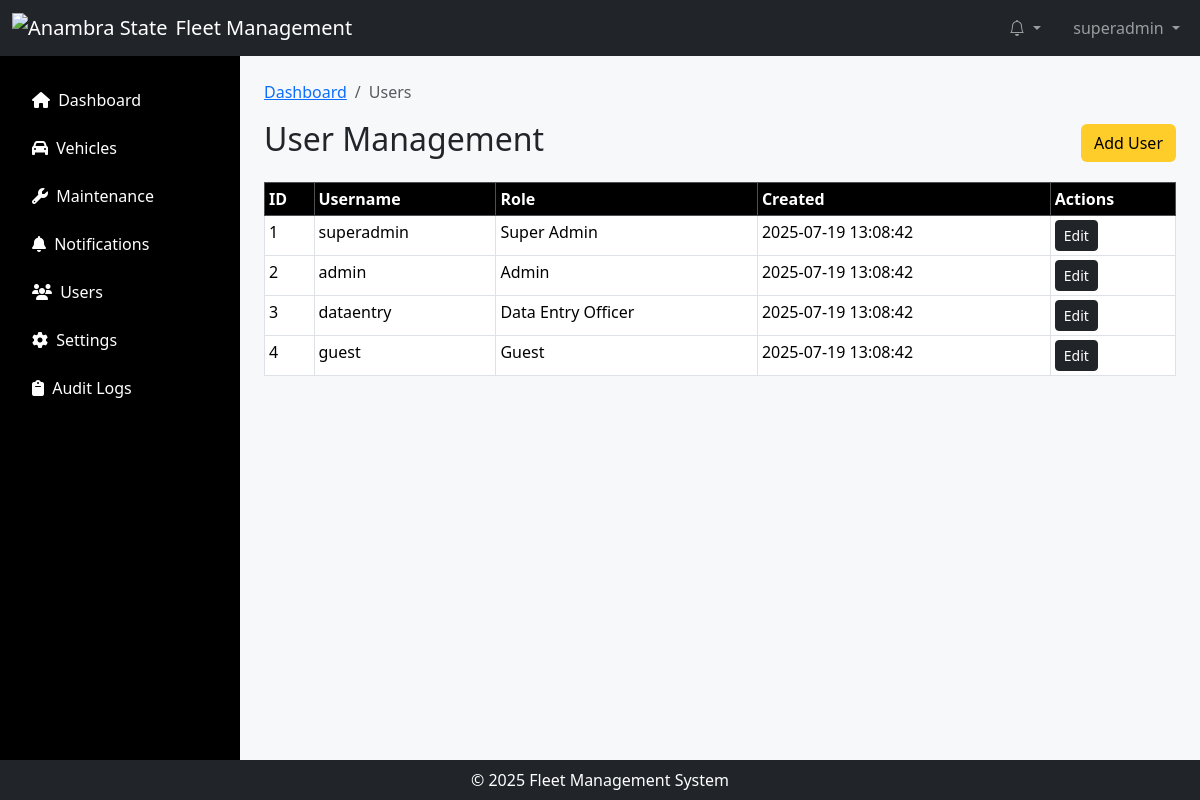
The app's page /modules/users/index.php (signed in) with its own data.
### tables this page shows
CREATE TABLE users (
  id INT AUTO_INCREMENT PRIMARY KEY,
  username VARCHAR(100) NOT NULL UNIQUE,
  password_hash VARCHAR(255) NOT NULL,
  role_id INT NOT NULL,
  created_at TIMESTAMP DEFAULT CURRENT_TIMESTAMP,
  FOREIGN KEY (role_id) REFERENCES roles(id)
);

CREATE TABLE roles (
  id INT AUTO_INCREMENT PRIMARY KEY,
  name VARCHAR(50) NOT NULL UNIQUE
);

### config/security.php (called while the page is built, shortened)
<?php
function sanitize($data)
{
    return htmlspecialchars(trim($data), ENT_QUOTES, 'UTF-8');
}
?>

### modules/users/index.php (the view, shortened to what this page needs)
<?php
require_once __DIR__ . '/../../config/security.php';
$breadcrumbs=['Dashboard'=>BASE_URL,'Users'=>null];
$users = $pdo->query('SELECT u.id, u.username, r.name AS role_name, u.created_at FROM users u JOIN roles r ON u.role_id = r.id ORDER BY u.created_at DESC')->fetchAll();
include __DIR__ . '/../../includes/header.php';
?>
<div class="d-flex justify-content-between align-items-center mb-3">
  <h2>User Management</h2>
  <a href="create.php" class="btn btn-brand">Add User</a>
</div>
<table class="table table-bordered table-sm datatable">
  <thead class="table-dark"><tr><th>ID</th><th>Username</th><th>Role</th><th>Created</th><th>Actions</th></tr></thead>
  <tbody>
  <?php foreach ($users as $u): ?>
    <tr>
      <td><?= $u['id'] ?></td>
      <td><?= sanitize($u['username']) ?></td>
      <td><?= sanitize($u['role_name']) ?></td>
      <td><?= $u['created_at'] ?></td>
      <td><a href="edit.php?id=<?= $u['id'] ?>" class="btn btn-sm btn-dark">Edit</a></td>
    </tr>
  <?php endforeach; ?>
  </tbody>
</table>
<?php include __DIR__ . '/../../includes/footer.php'; ?>

### includes/header.php (shortened to what this page needs)
<?php
require_once __DIR__ . '/../config/security.php';
?>
<!doctype html>
<html lang="en">
<head>
  <link href="https://cdn.jsdelivr.net/npm/bootstrap@5.3.3/dist/css/bootstrap.min.css" rel="stylesheet">
  <link href="https://cdn.jsdelivr.net/npm/bootstrap-icons@1.11.3/font/bootstrap-icons.css" rel="stylesheet">
  <link href="https://cdn.datatables.net/1.13.8/css/dataTables.bootstrap5.min.css" rel="stylesheet">
  <link href="https://cdnjs.cloudflare.com/ajax/libs/font-awesome/6.5.0/css/all.min.css" rel="stylesheet">
  <link href="<?= BASE_URL ?>assets/css/style.css" rel="stylesheet">
</head>
<body>
  <nav class="navbar navbar-expand-lg navbar-dark bg-dark fixed-top">
    <div class="container-fluid">
      <a class="navbar-brand d-flex align-items-center" href="<?= BASE_URL ?>">
        <img src="<?= BASE_URL ?>assets/images/anambra_logo.png" alt="Anambra State" height="30" class="me-2">
        Fleet Management
      </a>
      <div class="collapse navbar-collapse" id="navbarNav">
        <ul class="navbar-nav ms-auto align-items-center">
          <li class="nav-item dropdown me-3">
            <a class="nav-link dropdown-toggle position-relative" href="#" id="notifDropdown" role="button" data-bs-toggle="dropdown">
              <i class="bi bi-bell"></i>
            </a>
          </li>
          <li class="nav-item dropdown">
            <a class="nav-link dropdown-toggle" href="#" id="userDropdown" role="button" data-bs-toggle="dropdown">
              <?= $_SESSION['user']['username'] ?>
            </a>
          </li>
        </ul>
      </div>
    </div>
  </nav>
  <div class="d-flex">
    <?php include __DIR__ . '/sidebar.php'; ?>
    <main class="content flex-grow-1">
      <?php if(isset($breadcrumbs) && is_array($breadcrumbs)): ?>
      <nav aria-label="breadcrumb">
        <ol class="breadcrumb">
          <?php foreach($breadcrumbs as $label=>$link): ?>
            <?php if($link): ?>
              <li class="breadcrumb-item"><a href="<?= $link ?>"><?= $label ?></a></li>
            <?php else: ?>
              <li class="breadcrumb-item active" aria-current="page"><?= $label ?></li>
            <?php endif; ?>
          <?php endforeach; ?>
        </ol>
      </nav>
      <?php endif; ?>

### includes/sidebar.php
<?php
$role = $_SESSION['user']['role_id'];
?>
<aside class="sidebar bg-black text-white position-fixed">
  <ul class="nav nav-pills flex-column p-3 pt-4">
    <li class="nav-item mb-2"><a class="nav-link text-white" href="<?= BASE_URL ?>"><i class="fa fa-home me-1"></i> Dashboard</a></li>
    <?php if ($role <= ROLE_ADMIN): ?>
      <li class="nav-item mb-2"><a class="nav-link text-white" href="<?= BASE_URL ?>modules/vehicles/index.php"><i class="fa fa-car me-1"></i> Vehicles</a></li>
      <li class="nav-item mb-2"><a class="nav-link text-white" href="<?= BASE_URL ?>modules/maintenance/index.php"><i class="fa fa-wrench me-1"></i> Maintenance</a></li>
    <?php endif; ?>
    <li class="nav-item mb-2"><a class="nav-link text-white" href="<?= BASE_URL ?>modules/notifications/index.php"><i class="fa fa-bell me-1"></i> Notifications</a></li>
    <?php if ($role == ROLE_SUPER_ADMIN): ?>
      <li class="nav-item mb-2"><a class="nav-link text-white" href="<?= BASE_URL ?>modules/users/index.php"><i class="fa fa-users me-1"></i> Users</a></li>
      <li class="nav-item mb-2"><a class="nav-link text-white" href="<?= BASE_URL ?>settings/general.php"><i class="fa fa-gear me-1"></i> Settings</a></li>
      <li class="nav-item mb-2"><a class="nav-link text-white" href="<?= BASE_URL ?>modules/logs/index.php"><i class="fa fa-clipboard me-1"></i> Audit Logs</a></li>
    <?php endif; ?>
  </ul>
</aside>

### includes/footer.php (shortened to what this page needs)
    </main>
  </div>
  <footer class="bg-dark text-white text-center py-2 fixed-bottom">
    © <?= date('Y') ?> Fleet Management System
  </footer>
</body>
</html>

### assets/css/style.css (style rules this page uses)
body { font-family: "Segoe UI", Arial, sans-serif; background:#f7f8fa; }
:root { --brand-color: #ffcd29; }
.btn-brand { background: var(--brand-color); color: #000; }
.sidebar { width:240px; height:100vh; top:56px; transition:transform .3s ease-in-out; }
.content { margin-left:240px; margin-top:56px; padding:1.5rem; }
.sidebar .nav-link { color:#fff; border-radius:.25rem; }
.table thead th { background:#000; color:#fff; }

### records on screen
users: id "1", username "superadmin", role.name "Super Admin", created_at "2025-07-19 13:08:42"
users: id "2", username "admin", role.name "Admin", created_at "2025-07-19 13:08:42"
users: id "3", username "dataentry", role.name "Data Entry Officer", created_at "2025-07-19 13:08:42"
users: id "4", username "guest", role.name "Guest", created_at "2025-07-19 13:08:42"

### other values on screen
$_SESSION['user']['username'] "superadmin"
$label "Dashboard"
$label "Users"
